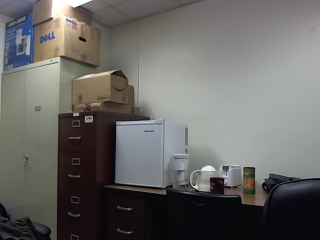
%> input picture CV_HW4/Img1.jpg, 320 x 240 px
$ octave HW4_withoutBonus.m   (GNU Octave 9; MATLAB toolbox functions it lacks are replaced by stand-ins)
%> lines starting %> are read from the running program, lines starting %| are printed output that depends on the picture
close all; clear all; clc;

load('point.mat', 'point1', 'point2');
experiment = 7; % number of experiment from 1~7;
if experiment == 1  % if N < 4 points -> N = 3;
    N = 3;
    x1 = point1(1, 1: 3)';
    y1 = point1(2, 1: 3)';
    x2 = point1(3, 1: 3)';
    y2 = point1(4, 1: 3)';
elseif experiment == 2  % if N == 4 points -> N = 4;
    N = 4;
    x1 = point1(1, 1: 4)';
    y1 = point1(2, 1: 4)';
    x2 = point1(3, 1: 4)';
    y2 = point1(4, 1: 4)';
elseif experiment == 3  % if N ~= 4 points -> N = 5;
    N = 5;
    x1 = point1(1, 1: 5)';
    y1 = point1(2, 1: 5)';
    x2 = point1(3, 1: 5)';
    y2 = point1(4, 1: 5)';
elseif experiment == 4  % if N >> 4 points -> N = 10;
    N = 10;
    x1 = point1(1,:)';
    y1 = point1(2,:)';
    x2 = point1(3,:)';
    y2 = point1(4,:)';
elseif experiment == 5  % if N >= 4 along a line -> N = 5;
    N = 5;
    x1 = point2(1, 1: 5)';
    y1 = point2(2, 1: 5)';
    x2 = point2(3, 1: 5)';
    y2 = point2(4, 1: 5)';
elseif experiment == 6  % if N >= 4 concentrate within a small region -> N = 5;
    N = 5;
    x1 = point2(1, 6: 10)';
    y1 = point2(2, 6: 10)';
    x2 = point2(3, 6: 10)';
    y2 = point2(4, 6: 10)';
elseif experiment == 7  % if N >= 4 spread over a wide region -> N = 5;
    N = 5;
    x1 = point2(1, 11: 15)';
    y1 = point2(2, 11: 15)';
    x2 = point2(3, 11: 15)';
    y2 = point2(4, 11: 15)';
else
    N = 15;
    x1 = point2(1,:)';
    y1 = point2(2,:)';
    x2 = point2(3,:)';
    y2 = point2(4,:)';
end

% (0) Two images are provided for this homework
img1 = imread('Img1.jpg');
%> img1 is the input picture: size 240x320x3 uint8; mean R, G, B 105.3, 104.2, 101.7
img2 = imread('Img2.jpg');
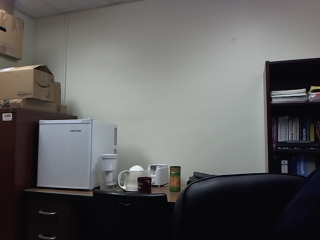
%> input picture CV_HW4/Img2.jpg, 320 x 240 px
%> img2 is the input picture: size 240x320x3 uint8; mean R, G, B 95.1, 94.3, 93.8

% (1) Use Matlab function ginput() to select N points in image 1 and their corresponding points in image 2;
figure(1); imshow(img1, 'InitialMagnification', 150); title('img1 point2');
% [x1, y1] = ginput(N);
hold on;
% plot(x1, y1, 'ys');
for i = 1:N
    text(x1(i), y1(i), int2str(i), 'Color', 'y');
end
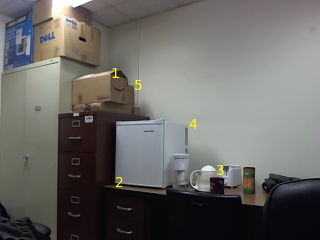
%> figure redrawn from the program's plot data; its title reads 'img1 point2'

figure(2); imshow(img2, 'InitialMagnification', 150); title('img2 point2');
% [x2, y2] = ginput(N);
hold on;
% plot(x2, y2, 'ys');
for i = 1:N
    text(x2(i), y2(i), int2str(i), 'Color', 'y');
end
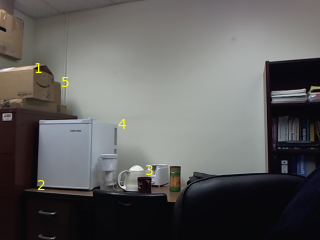
%> figure redrawn from the program's plot data; its title reads 'img2 point2'


% (2) Assume h33=1, use the Pseudo inverse method in Lecture 12 to estimate the homography matrix;
A1 = zeros(2 * N, 8);
b = zeros(2 * N, 1);
for i = 1:N
    A1(2 * i - 1,:) = [x1(i) y1(i) 1 0 0 0 (-x1(i) * x2(i)) (-y1(i) * x2(i))];
    A1(2 * i,:) = [0 0 0 x1(i) y1(i) 1 (-x1(i) * y2(i)) (-y1(i) * y2(i))];
    b(2 * i - 1) = x2(i);
    b(2 * i) = y2(i);
end
h1 = A1 \ b;
h1 = [h1(1) h1(2) h1(3); h1(4) h1(5) h1(6); h1(7) h1(8) 1];


% (3) Assume ||h||=1, use the eigen-decomposition and singular value decomposition (details in Lecture 12) to estimate the homography matrix. Compare the results with (2).
A2 = zeros(2 * N, 9);
for i = 1:N
    A2(2 * i - 1,:) = [x1(i) y1(i) 1 0 0 0 (-x1(i) * x2(i)) (-y1(i) * x2(i)) (-x2(i))];
    A2(2 * i,:) = [0 0 0 x1(i) y1(i) 1 (-x1(i) * y2(i)) (-y1(i) * y2(i)) (-y2(i))];
end
[V, D] = eig(A2' * A2);
h2 = V(:,1);
h2 = [h2(1) h2(2) h2(3); h2(4) h2(5) h2(6); h2(7) h2(8) h2(9)];


% prove
prove1 = zeros(N, 2);   % [x2 y2]
for i = 1:N
%     prove1(i,:) = [round((h1(1, 1) * x1(i) + h1(1, 2) * y1(i) + h1(1, 3)) / (h1(3, 1) * x1(i) + h1(3, 2) * y1(i) + 1)), round((h1(2, 1) * x1(i) + h1(2, 2) * y1(i) + h1(2, 3)) / (h1(3, 1) * x1(i) + h1(3, 2) * y1(i) + 1))];
    prove1(i,:) = [(h1(1, 1) * x1(i) + h1(1, 2) * y1(i) + h1(1, 3)) / (h1(3, 1) * x1(i) + h1(3, 2) * y1(i) + h1(3, 3)), (h1(2, 1) * x1(i) + h1(2, 2) * y1(i) + h1(2, 3)) / (h1(3, 1) * x1(i) + h1(3, 2) * y1(i) + h1(3, 3))];
end

prove2 = zeros(N, 2);   % [x2 y2]
for i = 1:N
%     prove2(i,:) = [round((h2(1, 1) * x1(i) + h2(1, 2) * y1(i) + h2(1, 3)) / (h2(3, 1) * x1(i) + h2(3, 2) * y1(i) + h2(3, 3))), round((h2(2, 1) * x1(i) + h2(2, 2) * y1(i) + h2(2, 3)) / (h2(3, 1) * x1(i) + h2(3, 2) * y1(i) + h2(3, 3)))];
    prove2(i,:) = [(h2(1, 1) * x1(i) + h2(1, 2) * y1(i) + h2(1, 3)) / (h2(3, 1) * x1(i) + h2(3, 2) * y1(i) + h2(3, 3)), (h2(2, 1) * x1(i) + h2(2, 2) * y1(i) + h2(2, 3)) / (h2(3, 1) * x1(i) + h2(3, 2) * y1(i) + h2(3, 3))];
end

% Difference
tmp = ([x2 y2] - prove1) .^ 2;
average_difference_prove1 = mean(sqrt(tmp(:,1) + tmp(:,1)));
std_difference_prove1 = std(sqrt(tmp(:,1) + tmp(:,1)));

tmp = ([x2 y2] - prove2) .^ 2;
average_difference_prove2 = mean(sqrt(tmp(:,1) + tmp(:,1)));
std_difference_prove2 = std(sqrt(tmp(:,1) + tmp(:,1)));
